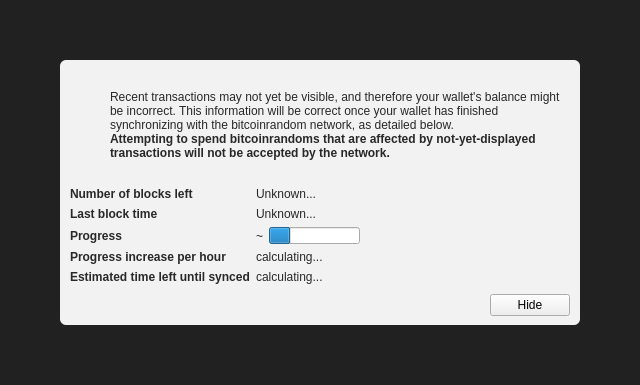
<?xml version="1.0" encoding="UTF-8"?>
<ui version="4.0">
 <class>ModalOverlay</class>
 <widget class="ModalOverlay" name="ModalOverlay">
  <property name="geometry">
   <rect>
    <x>0</x>
    <y>0</y>
    <width>640</width>
    <height>385</height>
   </rect>
  </property>
  <property name="windowTitle">
   <string>Form</string>
  </property>
  <layout class="QVBoxLayout" name="verticalLayout" stretch="0">
   <property name="sizeConstraint">
    <enum>QLayout::SetDefaultConstraint</enum>
   </property>
   <property name="leftMargin">
    <number>0</number>
   </property>
   <property name="topMargin">
    <number>0</number>
   </property>
   <property name="rightMargin">
    <number>0</number>
   </property>
   <property name="bottomMargin">
    <number>0</number>
   </property>
   <item>
    <widget class="QWidget" name="bgWidget" native="true">
     <property name="styleSheet">
      <string notr="true">#bgWidget { background: rgba(0,0,0,220); }</string>
     </property>
     <layout class="QVBoxLayout" name="verticalLayoutMain" stretch="1">
      <property name="leftMargin">
       <number>60</number>
      </property>
      <property name="topMargin">
       <number>60</number>
      </property>
      <property name="rightMargin">
       <number>60</number>
      </property>
      <property name="bottomMargin">
       <number>60</number>
      </property>
      <item>
       <widget class="QWidget" name="contentWidget" native="true">
        <property name="styleSheet">
         <string notr="true">#contentWidget { background: rgba(255,255,255,240); border-radius: 6px; }

QLabel { color: rgb(40,40,40);  }</string>
        </property>
        <layout class="QVBoxLayout" name="verticalLayoutSub" stretch="1,0,0,0">
         <property name="spacing">
          <number>0</number>
         </property>
         <property name="leftMargin">
          <number>10</number>
         </property>
         <property name="topMargin">
          <number>10</number>
         </property>
         <property name="rightMargin">
          <number>10</number>
         </property>
         <property name="bottomMargin">
          <number>10</number>
         </property>
         <item>
          <layout class="QHBoxLayout" name="horizontalLayoutIconText" stretch="0,1">
           <property name="topMargin">
            <number>20</number>
           </property>
           <item>
            <layout class="QVBoxLayout" name="verticalLayoutIcon">
             <property name="leftMargin">
              <number>0</number>
             </property>
             <item>
              <widget class="QPushButton" name="warningIcon">
               <property name="enabled">
                <bool>false</bool>
               </property>
               <property name="text">
                <string/>
               </property>
               <property name="icon">
                <iconset>
                 <normaloff>:/icons/warning</normaloff>
                 <disabledoff>:/icons/warning</disabledoff>:/icons/warning</iconset>
               </property>
               <property name="iconSize">
                <size>
                 <width>48</width>
                 <height>48</height>
                </size>
               </property>
               <property name="flat">
                <bool>true</bool>
               </property>
              </widget>
             </item>
             <item>
              <spacer name="verticalSpacerWarningIcon">
               <property name="orientation">
                <enum>Qt::Vertical</enum>
               </property>
               <property name="sizeHint" stdset="0">
                <size>
                 <width>20</width>
                 <height>40</height>
                </size>
               </property>
              </spacer>
             </item>
            </layout>
           </item>
           <item>
            <layout class="QVBoxLayout" name="verticalLayoutInfoText">
             <property name="leftMargin">
              <number>0</number>
             </property>
             <property name="topMargin">
              <number>0</number>
             </property>
             <item>
              <widget class="QLabel" name="infoText">
               <property name="text">
                <string>Recent transactions may not yet be visible, and therefore your wallet's balance might be incorrect. This information will be correct once your wallet has finished synchronizing with the bitcoinrandom network, as detailed below.</string>
               </property>
               <property name="textFormat">
                <enum>Qt::RichText</enum>
               </property>
               <property name="wordWrap">
                <bool>true</bool>
               </property>
              </widget>
             </item>
             <item>
              <widget class="QLabel" name="infoTextStrong">
               <property name="font">
                <font>
                 <weight>75</weight>
                 <bold>true</bold>
                </font>
               </property>
               <property name="text">
                <string>Attempting to spend bitcoinrandoms that are affected by not-yet-displayed transactions will not be accepted by the network.</string>
               </property>
               <property name="textFormat">
                <enum>Qt::RichText</enum>
               </property>
               <property name="wordWrap">
                <bool>true</bool>
               </property>
              </widget>
             </item>
             <item>
              <spacer name="verticalSpacerInTextSpace">
               <property name="orientation">
                <enum>Qt::Vertical</enum>
               </property>
               <property name="sizeHint" stdset="0">
                <size>
                 <width>20</width>
                 <height>40</height>
                </size>
               </property>
              </spacer>
             </item>
            </layout>
           </item>
          </layout>
         </item>
         <item>
          <spacer name="verticalSpacerAfterText">
           <property name="orientation">
            <enum>Qt::Vertical</enum>
           </property>
           <property name="sizeHint" stdset="0">
            <size>
             <width>20</width>
             <height>40</height>
            </size>
           </property>
          </spacer>
         </item>
         <item>
          <layout class="QFormLayout" name="formLayout">
           <property name="fieldGrowthPolicy">
            <enum>QFormLayout::FieldsStayAtSizeHint</enum>
           </property>
           <property name="horizontalSpacing">
            <number>6</number>
           </property>
           <property name="verticalSpacing">
            <number>6</number>
           </property>
           <property name="topMargin">
            <number>10</number>
           </property>
           <item row="0" column="0">
            <widget class="QLabel" name="labelNumberOfBlocksLeft">
             <property name="font">
              <font>
               <weight>75</weight>
               <bold>true</bold>
              </font>
             </property>
             <property name="text">
              <string>Number of blocks left</string>
             </property>
            </widget>
           </item>
           <item row="0" column="1">
            <widget class="QLabel" name="numberOfBlocksLeft">
             <property name="text">
              <string>Unknown...</string>
             </property>
            </widget>
           </item>
           <item row="1" column="0">
            <widget class="QLabel" name="labelLastBlockTime">
             <property name="font">
              <font>
               <weight>75</weight>
               <bold>true</bold>
              </font>
             </property>
             <property name="text">
              <string>Last block time</string>
             </property>
            </widget>
           </item>
           <item row="1" column="1">
            <widget class="QLabel" name="newestBlockDate">
             <property name="sizePolicy">
              <sizepolicy hsizetype="Maximum" vsizetype="Preferred">
               <horstretch>0</horstretch>
               <verstretch>0</verstretch>
              </sizepolicy>
             </property>
             <property name="text">
              <string>Unknown...</string>
             </property>
            </widget>
           </item>
           <item row="2" column="0">
            <widget class="QLabel" name="labelSyncDone">
             <property name="font">
              <font>
               <weight>75</weight>
               <bold>true</bold>
              </font>
             </property>
             <property name="text">
              <string>Progress</string>
             </property>
            </widget>
           </item>
           <item row="2" column="1">
            <layout class="QHBoxLayout" name="horizontalLayoutSync" stretch="0,1">
             <item>
              <widget class="QLabel" name="percentageProgress">
               <property name="text">
                <string notr="true">~</string>
               </property>
              </widget>
             </item>
             <item>
              <widget class="QProgressBar" name="progressBar">
               <property name="value">
                <number>24</number>
               </property>
               <property name="format">
                <string/>
               </property>
              </widget>
             </item>
            </layout>
           </item>
           <item row="4" column="0">
            <widget class="QLabel" name="labelProgressIncrease">
             <property name="font">
              <font>
               <weight>75</weight>
               <bold>true</bold>
              </font>
             </property>
             <property name="text">
              <string>Progress increase per hour</string>
             </property>
            </widget>
           </item>
           <item row="4" column="1">
            <widget class="QLabel" name="progressIncreasePerH">
             <property name="text">
              <string>calculating...</string>
             </property>
            </widget>
           </item>
           <item row="5" column="0">
            <widget class="QLabel" name="labelEstimatedTimeLeft">
             <property name="font">
              <font>
               <weight>75</weight>
               <bold>true</bold>
              </font>
             </property>
             <property name="text">
              <string>Estimated time left until synced</string>
             </property>
            </widget>
           </item>
           <item row="5" column="1">
            <widget class="QLabel" name="expectedTimeLeft">
             <property name="text">
              <string>calculating...</string>
             </property>
            </widget>
           </item>
          </layout>
         </item>
         <item>
          <layout class="QHBoxLayout" name="horizontalLayoutButtons">
           <property name="leftMargin">
            <number>10</number>
           </property>
           <property name="topMargin">
            <number>10</number>
           </property>
           <item>
            <spacer name="horizontalSpacer">
             <property name="orientation">
              <enum>Qt::Horizontal</enum>
             </property>
             <property name="sizeHint" stdset="0">
              <size>
               <width>40</width>
               <height>20</height>
              </size>
             </property>
            </spacer>
           </item>
           <item>
            <widget class="QPushButton" name="closeButton">
             <property name="text">
              <string>Hide</string>
             </property>
            </widget>
           </item>
          </layout>
         </item>
        </layout>
       </widget>
      </item>
     </layout>
    </widget>
   </item>
  </layout>
 </widget>
 <customwidgets>
  <customwidget>
   <class>ModalOverlay</class>
   <extends>QWidget</extends>
   <header>modaloverlay.h</header>
   <container>1</container>
  </customwidget>
 </customwidgets>
 <resources/>
 <connections/>
</ui>
